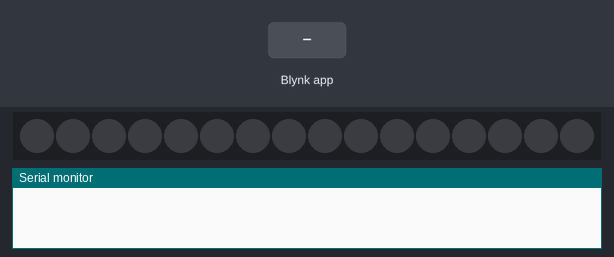
The sketch below on a simulated ESP8266 (NodeMCU). On the bench: 16 RGB LEDs in strip order, left to right, the last lines printed to the serial monitor. Inputs (shaded band) come from the test bench. Dim RGB values are drawn brighter than linear; WiFi joins after 1.5 s; servers stay silent unless stated; random numbers use the default seed unless the sketch sets one.

Above: at 3.0 s.
3.1 s: Blynk app writes 1 to V5
At 3.81 s:
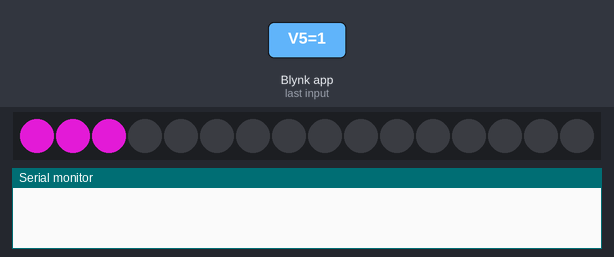
5.6 s: Blynk app writes 1 to V2
At 7.8 s:
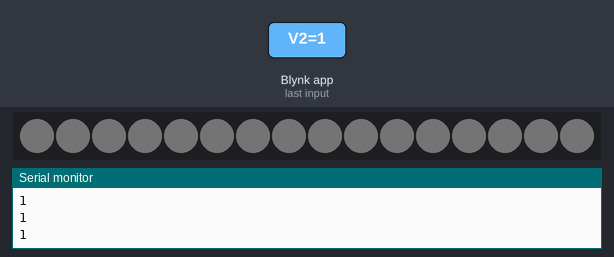
8.1 s: Blynk app writes 1 to V6
At 8.4 s:
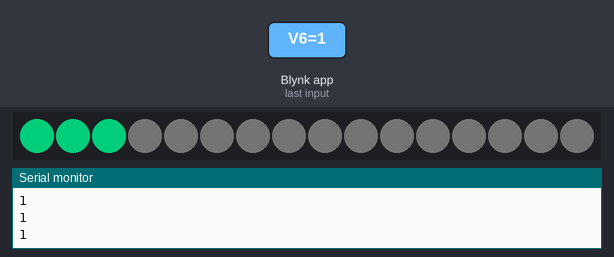
10.3 s: Blynk app writes 0 to V5
At 10.31 s:
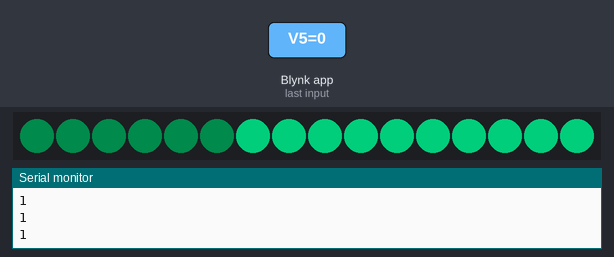
13.5 s: Blynk app writes 1 to V5
At 14.93 s:
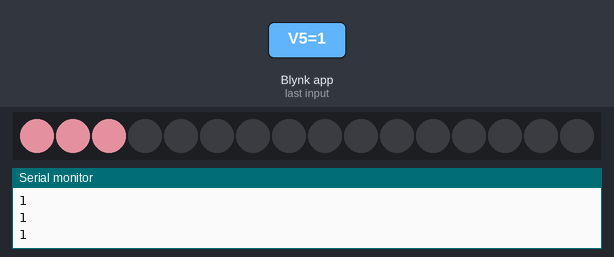
16.7 s: Blynk app writes 1 to V6
At 17.95 s:
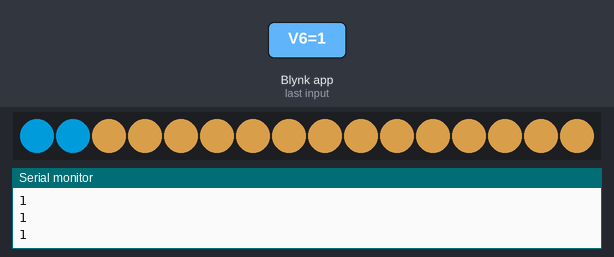

The sketch:

Friendship_Lamps.ino
```cpp
#include <Adafruit_NeoPixel.h>
#include <SPI.h>
#include <BlynkSimpleEsp8266.h>
#include <ESP8266WiFi.h>

#define PIN D2
#define NUMPIXELS 16
#define BLYNK_PRINT Serial
Adafruit_NeoPixel pixels = Adafruit_NeoPixel(NUMPIXELS, PIN, NEO_GRB + NEO_KHZ800);

char auth[] = "Your Blynk Auth Code";
char ssid[] = "Wi-Fi";
char pwd[] = "Wi-Fi Password";

int msg = 0; //Esta variable va a guardar el estado que se quiere enviar. 1 = Happy, 2 = Sad, 3 = Cebra.

// INICIALIZACIÓN //
void setup()
{
  Blynk.virtualWrite(V5,0);
  Blynk.virtualWrite(V6,0);

  Serial.begin(9600);
  Blynk.begin(auth, ssid, pwd);

  pixels.begin();
  pixels.clear();
}

//V2 es el pin al que está conectado la cebra//
BLYNK_WRITE(V2)
{
  int R = param[0].asInt();
  int G = param[1].asInt();
  int B = param[2].asInt();

  Serial.println(R);
  Serial.println(G);
  Serial.println(B);

  //Como se está activando la cebra, apago los otros botones//
  Blynk.virtualWrite(V5,0);
  Blynk.virtualWrite(V6,0);
  msg = 3;

  for(int i = 0; i < NUMPIXELS; i++)
  {
    pixels.setPixelColor(i, pixels.Color(R,G,B));
    pixels.show();
  }
}

BLYNK_WRITE(V5)
{
  int happy = param.asInt();
  if (happy == 1)
  {
    Blynk.virtualWrite(V6,0); //apaga SAD si estuviera encendido
    msg = 1;
  }
  else
  {
    msg = 0;
  }
}

BLYNK_WRITE(V6)
{
  int sad = param.asInt();
  if (sad == 1)
  {
    Blynk.virtualWrite(V5,0);
    msg = 2;
  }
  else
  {
    msg = 0;
  }
}

void Happy()
{
  int R = random(100,255);
  int G = random(255);
  int B = random(255);
  int y = 0;

  for (int i = 0; i < NUMPIXELS; i++)
  {
        y = i - 1;
        pixels.setPixelColor(i, pixels.Color(0,0,0));
        pixels.setPixelColor(y, pixels.Color(R, G, B));
        pixels.show();
        delay(100);
  }
  pixels.setPixelColor(15, pixels.Color(R, G, B));
  pixels.show();
}

void Sad()
{
  int R = 0;
  int G = random(255);
  int B = random(255);

  for(int i = 0; i < NUMPIXELS; i++)
  {
      pixels.setPixelColor(i, pixels.Color(R,G,B));
      pixels.show();
      delay(100);
  }
  for(int i = 0; i < NUMPIXELS; i++)
  {
      pixels.setPixelColor(i, pixels.Color(R,G/10,B/10));
      pixels.show();
      delay(100);
  }
}

void Apagar()
{
  for(int i = 0; i < NUMPIXELS; i++)
  {
      pixels.setPixelColor(i, pixels.Color(0,0,0));
      pixels.show();
      delay(100);
  }
}

void loop()
{
  Blynk.run();
  switch (msg)
  {
    case 0:
     Apagar();
     break;
    case 1:
     Happy();
     break;
    case 2:
     Sad();
     break;
  }
}
```

Measured:
- after the input at 3.1 s, the LEDs: first change after 0.41 s (image 1 shows a later state)
- after the input at 8.1 s, the LEDs: first change at once (image 3 shows a later state)
- after the input at 13.5 s, the LEDs: first change after 1.1 s (image 5 shows a later state)
